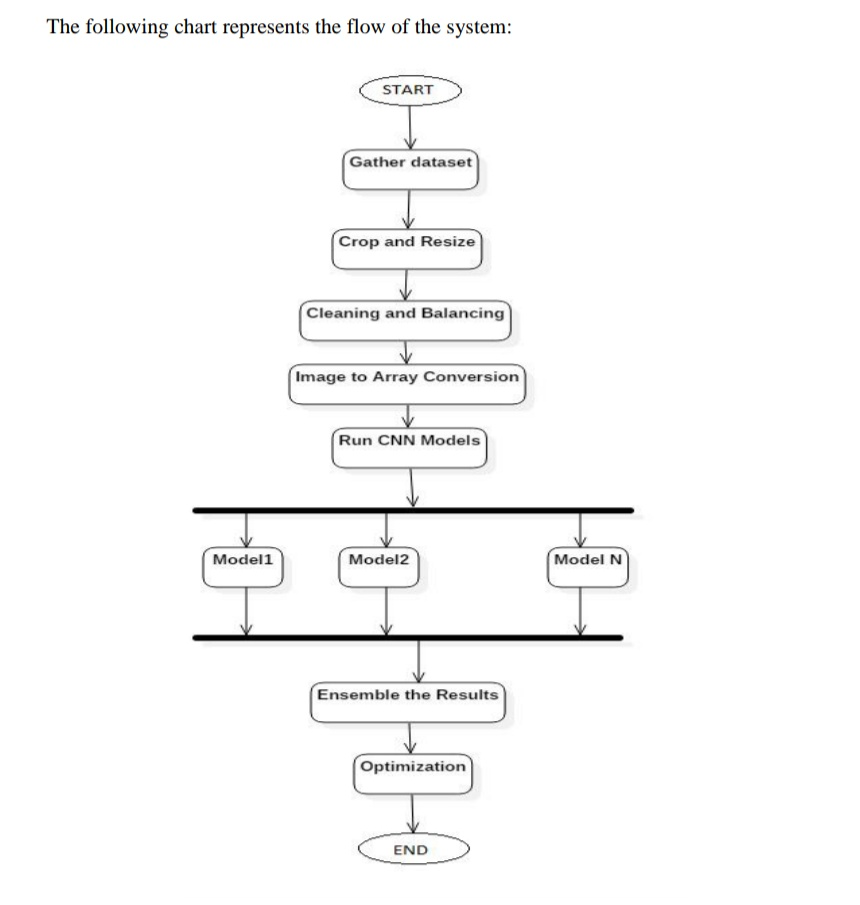
#> input picture Screenshot_20180903-210040-01.jpeg, 860 x 905 px, given in place of 10_left.jpeg, which was not available
$ python rotate_images.py
#> lines starting #> are read from the running program, lines starting #| are printed output that depends on the picture
#> (reads trainLabels_master.csv from the repository)
import pandas as pd
import numpy as np
from skimage import io
from skimage.transform import rotate
import cv2
import os
import time

def rotate_images(file_path, degrees_of_rotation, lst_imgs):
    '''
    Rotates image based on a specified amount of degrees
    INPUT
        file_path: file path to the folder containing images.
        degrees_of_rotation: Integer, specifying degrees to rotate the
        image. Set number from 1 to 360.
        lst_imgs: list of image strings.
    OUTPUT
        Images rotated by the degrees of rotation specififed.
    '''

    for l in lst_imgs:
        img = io.imread(file_path + str(l) + '.jpeg')
        img = rotate(img, degrees_of_rotation)
        io.imsave(file_path + str(l) + '_' + str(degrees_of_rotation) + '.jpeg', img)


def mirror_images(file_path, mirror_direction, lst_imgs):
    '''
    Mirrors image left or right, based on criteria specified.
    INPUT
        file_path: file path to the folder containing images.
        mirror_direction: criteria for mirroring left or right.
        lst_imgs: list of image strings.
    OUTPUT
        Images mirrored left or right.
    '''
#> called with file_path = 'train-resized-256/', mirror_direction = 1

    for l in lst_imgs:
        img = cv2.imread(file_path + str(l) + '.jpeg')
#> img is the input picture: shape (905, 860, 3); mean B, G, R 249.1, 249.1, 249.1
        img = cv2.flip(img, 1)
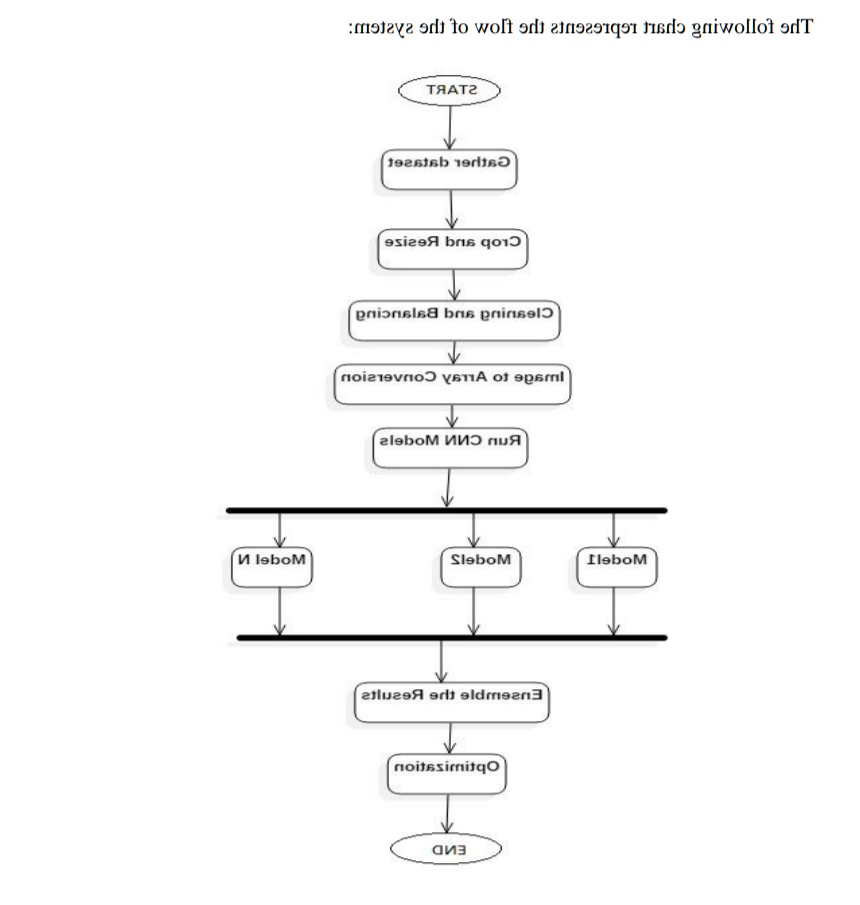
#> img: shape (905, 860, 3); mean B, G, R 249.1, 249.1, 249.1
        cv2.imwrite(file_path + str(l) + '_mir' + '.jpeg', img)
#> pass 2 of the loop in mirror_images, `for l in lst_imgs:`:
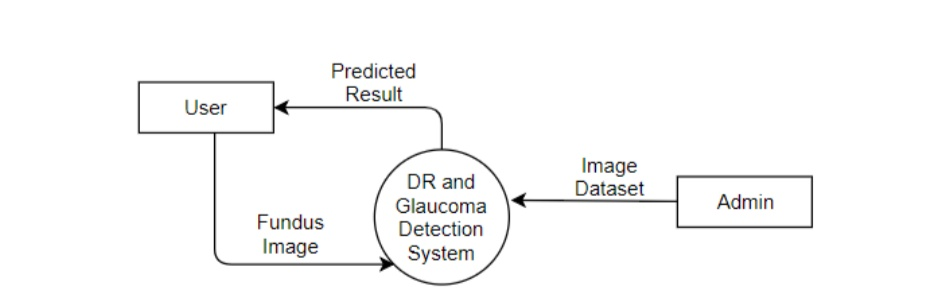
#> input picture Screenshot_20180903-210052-01.jpeg, 933 x 305 px, given in place of 10_right.jpeg, which was not available
#> in mirror_images, img is the input picture: shape (305, 933, 3); mean B, G, R 249, 249.1, 249.1
#> in mirror_images, `img = cv2.flip(img, 1)`:
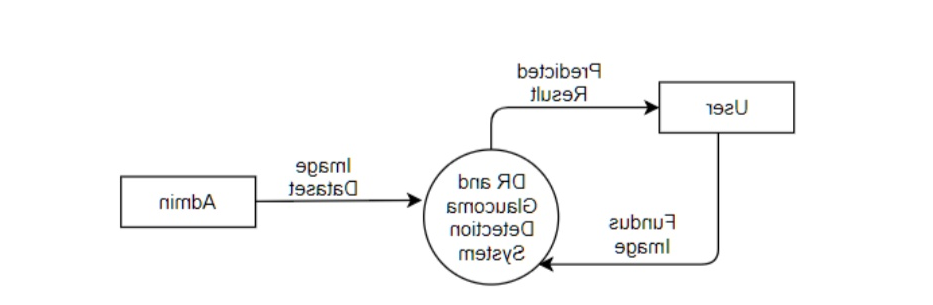
#> img: shape (305, 933, 3); mean B, G, R 249, 249.1, 249.1


if __name__ == '__main__':
    start_time = time.time()
    trainLabels = pd.read_csv("trainLabels_master.csv")

    trainLabels['image'] = trainLabels['image'].str.rstrip('.jpeg')
    trainLabels_no_DR = trainLabels[trainLabels['level'] == 0]
    trainLabels_DR = trainLabels[trainLabels['level'] >= 1]

    lst_imgs_no_DR = [i for i in trainLabels_no_DR['image']]
    lst_imgs_DR = [i for i in trainLabels_DR['image']]

    # lst_sample = [i for i in os.listdir('../data/sample/') if i != '.DS_Store']
    # lst_sample = [str(l.strip('.jpeg')) for l in lst_sample]


    # Mirror Images with no DR one time
    print("Mirroring Non-DR Images")
    mirror_images('train-resized-256/', 1, lst_imgs_no_DR)


    # Rotate all images that have any level of DR
    print("Rotating 90 Degrees")
    rotate_images('train-resized-256/', 90, lst_imgs_DR)

    print("Rotating 120 Degrees")
    rotate_images('train-resized-256/', 120, lst_imgs_DR)

    print("Rotating 180 Degrees")
    rotate_images('train-resized-256/', 180, lst_imgs_DR)

    print("Rotating 270 Degrees")
    rotate_images('train-resized-256/', 270, lst_imgs_DR)

    print("Mirroring DR Images")
    mirror_images('train-resized-256/', 0, lst_imgs_DR)

    print("Completed")
    print("--- %s seconds ---" % (time.time() - start_time))
